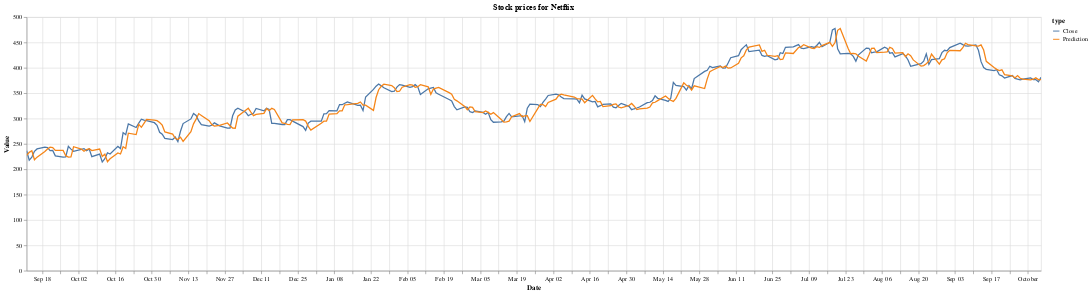

The cell this chart's notebook holds for it:
### Code cell
alt.Chart(tmp).mark_line().encode(
    x="Date:T",
    y="Value:Q",
    color='type:N'
).properties(
    width = 1600,
    height = 400,
    title="Stock prices for Netflix",
).interactive()

### Figure 1 — Vega-Lite specification as saved in the notebook (floating-point values rounded to 4 significant figures; data arrays with more than 128 entries replaced by an {"elided": "..."} marker saying what was removed)
{"config": {"view": {"continuousWidth": 300, "continuousHeight": 300}}, "data": {"name": "data-bd1861c820ba354e9083f23186a8ac16"}, "mark": {"type": "line"}, "encoding": {"color": {"field": "type", "type": "nominal"}, "x": {"field": "Date", "type": "temporal"}, "y": {"field": "Value", "type": "quantitative"}}, "height": 400, "params": [{"name": "param_18", "select": {"type": "interval", "encodings": ["x", "y"]}, "bind": "scales"}], "title": "Stock prices for Netflix", "width": 1600, "$schema": "https://vega.github.io/schema/vega-lite/v5.14.1.json", "datasets": {"data-bd1861c820ba354e9083f23186a8ac16": {"elided": "540 records"}}}
